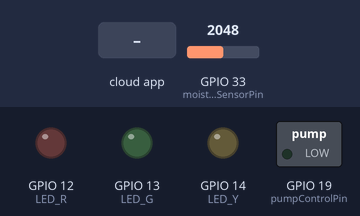
A sketch run on a simulated ESP32. On the bench: switched loads named in the sketch (green lamp = pin HIGH), output pins drawn as LEDs (lit = HIGH). Inputs (shaded band) come from the test bench; at power-on: GPIO 33 (moistureSensorPin) = 2048. WiFi joins after 1.5 s; servers stay silent unless stated; network time is answered at once with the bench clock; uploads are accepted with an empty reply; the Firebase database answers and starts empty; what the sketch prints to the serial monitor is not drawn.

Above: at 2.7 s.
2.8 s: GPIO 33 (moistureSensorPin) set to 3404
At 11.2 s:
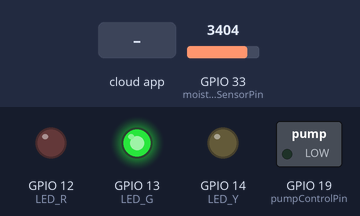
11.5 s: GPIO 33 (moistureSensorPin) set to 3510
At 21.4 s:
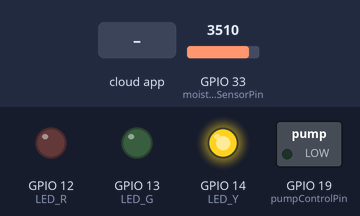
21.7 s: the phone or cloud app sets shower to 1
At 22.8 s:
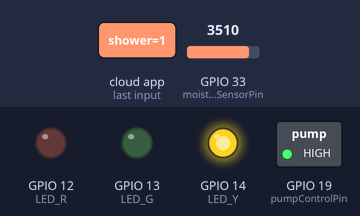
Timing chart, 0 to 24.7 s (numbered marks = the images above; inputs shaded):
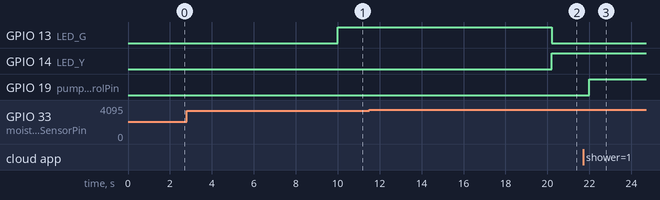

The sketch:

main.ino
```cpp
#include <WiFi.h>
#include <WiFiServer.h>
#include <HTTPClient.h>
#include <ArduinoJson.h>
#include <WiFiUdp.h>
#include <NTPClient.h>

#include <Firebase_ESP_Client.h>
#include "addons/TokenHelper.h"
#include "addons/RTDBHelper.h"


#define true 1
#define false 0

/* Network connections */
#define WIFI_SSID      "KTH-IoT"
#define WIFI_PASSWORD  "H2Oasis12"
#define API_KEY       "AIzaSyATxSYCpI4N6uzGUwcLEKWooLqcEsrQV-w"  //"AIzaSyBh6kUYOBsEJ-fZxbeTRuKmZ26CfdXzn1M"
#define DATABASE_URL  "https://ii1302-384020-default-rtdb.europe-west1.firebasedatabase.app/"   //"https://testii1302-default-rtdb.europe-west1.firebasedatabase.app/"

/* Pin connections */
const int moistureSensorPin = 33;
const int pumpControlPin = 19;
const int LED_R = 12;
const int LED_G = 13;
const int LED_Y = 14;

/* Firebase objects */
FirebaseData fbdo;
FirebaseAuth auth;
FirebaseConfig config;

bool signupOK = false;
int ldrData = 0;
float voltage = 0.0;

const char* apiURL = "https://ii1302-backend-wdsryxs5fa-lz.a.run.app/api/plants/update"; // API URL for ESP32 to send a post request to


/* origin setting on ESP32 */
int threshold = 25;
bool autoMode = false;
bool waterBTN = false;

/*Upadeted variabels */

/* Time related variabels */
unsigned long sendDataPrevMillis = 0;
unsigned long lastTime = 0;
unsigned long timerDelay = 10000;
String last_watered = "2023-05-12T12:31:05Z";

/* NTP client (get current time and date) */
WiFiUDP ntpUDP;
NTPClient timeClient(ntpUDP);
String formattedDate;
String dayStamp;
String timeStamp;


WiFiClient client;
HTTPClient http;


void setup()
{
  Serial.begin(115200);
  //initProperties();

  pinMode(LED_R, OUTPUT);
  pinMode(LED_G, OUTPUT);
  pinMode(LED_Y, OUTPUT);
  pinMode(pumpControlPin, OUTPUT);
  digitalWrite(pumpControlPin, LOW);

  WiFi.begin(WIFI_SSID, WIFI_PASSWORD);
  Serial.println("Connecting to WiFi");

  while (WiFi.status() != WL_CONNECTED)
  {
    delay(300);
    Serial.print(".");
  }
  Serial.println("Connected to WiFi with IP: ");
  Serial.println(WiFi.localIP());

  /* Initialize Firebase */
  config.api_key = API_KEY;
  config.database_url = DATABASE_URL;
  if(Firebase.signUp(&config, &auth, "", ""))
  {
    Serial.println("signUp OK");
    signupOK = true;
  }
  else
  {
    Serial.printf("%s\n", config.signer.signupError.message.c_str());
  }

  config.token_status_callback = tokenStatusCallback;
  Firebase.begin(&config, &auth);
  Firebase.reconnectWiFi(true);


  Serial.println("Timer set to 10 minutes (timerDelay variable), it will take 10 minutes before publishing the first reading.");


  /* Initialize a NTPClient and to get time */
  timeClient.begin();
  // Set offset time in seconds to adjust for your timezone, for example:
  // GMT +2 = 7200
  // GMT +1 = 3600
  // GMT +8 = 28800
  // GMT -1 = -3600
  // GMT 0 = 0
  timeClient.setTimeOffset(14400);
}

void loop()
{


  if(Firebase.ready() && signupOK && (millis() - sendDataPrevMillis > 5000 || sendDataPrevMillis == 0))
  {
    Serial.println("");
    Serial.println("----------------------------------------------");
    Serial.println("|  FIREBASE INFORMATION |");
    Serial.println("----------------------------------------------");
    sendDataPrevMillis = millis();

    if(Firebase.RTDB.getInt(&fbdo, "/plants/123/settings/moist_threshold/"))
    {
      if(fbdo.dataType() == "int")
      {
        int updatedTreshold = fbdo.intData();
        Serial.println("Plant moist level is set to " + fbdo.dataPath() + ": " + updatedTreshold + " (" + fbdo.dataType() + ") ");
      }
      else
      {
        Serial.println("FAILED to update! " + fbdo.errorReason());
      }
    }

    if(Firebase.RTDB.getBool(&fbdo, "/plants/123/settings/automatic_mode/"))
    {
      if(fbdo.dataType() == "boolean")
      {
        bool setMode = fbdo.boolData();
        autoMode = setMode;
        Serial.println(" Automode is set to: " + fbdo.dataPath() + ": " + setMode + " (" + fbdo.dataType() + ") ");
      }
      else
      {
        Serial.println("FAILED to update! " + fbdo.errorReason());
      }
    }

    if(Firebase.RTDB.getBool(&fbdo, "/plants/123/shower"))
    {
      if(fbdo.dataType() == "boolean")
      {
        bool shower = fbdo.boolData();
        waterBTN = shower;
        if(waterBTN == true)
        {
          waterPlant();
          waterBTN = false;
          if(Firebase.RTDB.setBool(&fbdo, "/plants/123/shower/", waterBTN))
          {
            Serial.print(" - successfully replenished soil moisture! Watering set to: " + fbdo.dataPath());
            Serial.println(" " + fbdo.dataPath() + ": " + shower + " (" + fbdo.dataType() + ") ");
          }
          else
          {
            Serial.println("FAILED: " + fbdo.errorReason());
          }
        }
      }
      else
      {
        Serial.println("FAILED to update! " + fbdo.errorReason());
      }
    }
    Serial.println("----------------------------------------------");
    Serial.println("");
  }
  /* Update current time and date */
  while(!timeClient.update())
  {
    timeClient.forceUpdate();
  }
  // The formattedDate comes with the following format:
  // 2018-05-28T16:00:13Z
  // We need to extract date and time


  if ((millis() - lastTime) > timerDelay)
  {
    digitalWrite(pumpControlPin, LOW);
    waterBTN == false;
    int moistureLevel = readMoistureLevel();
    if( moistureLevel <= 20)
    {
      digitalWrite(LED_R, HIGH);
      digitalWrite(LED_G, LOW);
      digitalWrite(LED_Y, LOW);
    }

    if( moistureLevel > 20 && moistureLevel <= 55 )
    {
      digitalWrite(LED_R, LOW);
      digitalWrite(LED_G, LOW);
      digitalWrite(LED_Y, HIGH);
    }
    if( moistureLevel > 55)
    {
      digitalWrite(LED_R, LOW);
      digitalWrite(LED_G, HIGH);
      digitalWrite(LED_Y, LOW);
    }
    controlMotorPump(moistureLevel, threshold);
    updatePlantMoistureLevel(moistureLevel);

    lastTime = millis();
  }
}


void waterPlant()
{
  int moistureLevel = readMoistureLevel();
  if(moistureLevel >= 70)
  {
    Serial.println("");
     Serial.println("----------------------------------------------");
    Serial.println("DON'T DROWN YOUR PLANT!");
    Serial.println("Showering plant refused by IoT! Try again later!");
     Serial.println("----------------------------------------------");
    Serial.println("");
    Serial.println("");
    return;
  }

  while (moistureLevel < 80)
  {
    moistureLevel = readMoistureLevel();
    Serial.println("Shower in progress!");
    digitalWrite(pumpControlPin, HIGH);
  }
}


int readMoistureLevel()
{
  long sensorValue = analogRead(moistureSensorPin);
  int moistureLevel = map(sensorValue, 4095, 0, 0, 100);
  int moistPercent = map(moistureLevel, 0, 28, 0, 100);
  Serial.print("Moisture level: ");
  Serial.print(moistPercent);
  Serial.println("%");
  return moistPercent;
}


void controlMotorPump(int moistureLevel, int threshold)
{
  int plant_moist = threshold;
  if(autoMode == true)
  {
    if(moistureLevel < plant_moist)
    {
      Serial.println("Turn pump on!!");
      while (true)
      {
        moistureLevel = readMoistureLevel();

        digitalWrite(pumpControlPin, HIGH);

        if(moistureLevel >= plant_moist)
        {
          digitalWrite(pumpControlPin, LOW);
          digitalWrite(LED_R, LOW);
          digitalWrite(LED_Y, LOW);
          digitalWrite(LED_G, HIGH);
          waterBTN = false; //reset water button
          last_watered = timeClient.getFormattedDate();
          Serial.println(last_watered);
          break;
        }
        delay(1000);
      }
    }
    else
    {
      Serial.println("Pump off");
      digitalWrite(pumpControlPin, LOW);
    }
  }

  if(autoMode == false)
  {
    if(moistureLevel < plant_moist)
    {
      Serial.println("");
      Serial.println("----------------------------------------------");
      Serial.println("");


      Serial.print("SOIL IS DRY! PLEASE WATER THE PLANT!");
      Serial.println("");
      Serial.println("");
      Serial.println("----------------------------------------------");

    }
    else
    {
      return;
    }
  }
}


void updatePlantMoistureLevel(int moistureLevel)
{
  if (WiFi.status()== WL_CONNECTED)
  {

    // Create a JSON object
    StaticJsonDocument<200> jsonDoc;
    jsonDoc["moisture_level"] =  moistureLevel;
    jsonDoc["last_watered"] = last_watered;
    jsonDoc["iot_device_id"] = 123;
    jsonDoc["iot_device_password"] = "password";


    // Serialize the JSON object to a string
    String jsonString;
    serializeJson(jsonDoc, jsonString);

    // Send the JSON data to the API endpoint
    HTTPClient http;
    http.begin(apiURL);
    http.addHeader("Content-Type", "application/json");
    int httpResponseCode = http.POST(jsonString);
    Serial.printf("HTTP response code: %d\n", httpResponseCode);
    String response = http.getString();
    Serial.println(response);

    http.end();
  }
}
```

Measured:
- the behaviour switches between 3439 and 3440 on GPIO 33 (moistureSensorPin) (found by bisection; images 1 and 2)
- after the input at 11.5 s, GPIO 13 (LED_G): HIGH → LOW after 8.7 s; GPIO 14 (LED_Y): LOW → HIGH after 8.7 s
- after the input at 21.7 s, GPIO 19 (pumpControlPin): LOW → HIGH after 0.30 s
